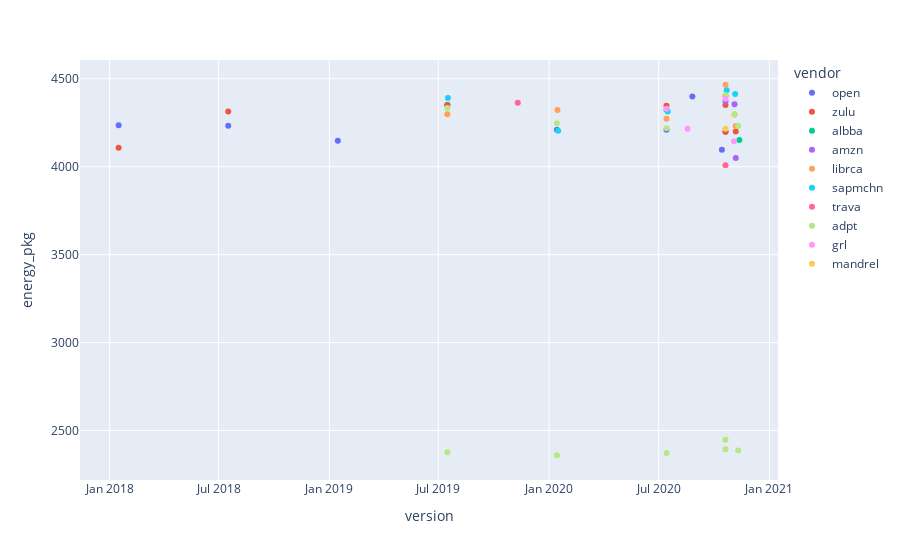

Notebook cell for this chart:
### Code cell
pd.options.plotting.backend ='plotly'
data.plot(kind="scatter",color="vendor",x="version",y="energy_pkg")

### Figure 1 — Plotly figure (JSON) as saved in the notebook; plotly's stock layout.template omitted (floating-point values rounded to 4 significant figures)
{"data": [{"hovertemplate": "vendor=open<br>version=%{x}<br>energy_pkg=%{y}<extra></extra>", "legendgroup": "open", "marker": {"color": "#636efa", "symbol": "circle"}, "mode": "markers", "name": "open", "orientation": "v", "showlegend": true, "type": "scatter", "x": ["2018-07-17", "2019-01-15", "2019-07-16", "2020-01-14", "2020-07-14", "2020-10-20", "2020-08-26", "2020-10-14", "2018-01-16"], "xaxis": "x", "y": [4233.0, 4148.0, 4351.0, 4211.0, 4211.0, 4199.0, 4400.0, 4097.0, 4236.0], "yaxis": "y"}, {"hovertemplate": "vendor=zulu<br>version=%{x}<br>energy_pkg=%{y}<extra></extra>", "legendgroup": "zulu", "marker": {"color": "#EF553B", "symbol": "circle"}, "mode": "markers", "name": "zulu", "orientation": "v", "showlegend": true, "type": "scatter", "x": ["2018-07-17", "2020-10-20", "2019-07-16", "2020-10-20", "2020-07-14", "2020-10-20", "2020-11-06", "2018-01-16"], "xaxis": "x", "y": [4314.0, 4404.0, 4350.0, 4199.0, 4346.0, 4350.0, 4200.0, 4108.0], "yaxis": "y"}, {"hovertemplate": "vendor=albba<br>version=%{x}<br>energy_pkg=%{y}<extra></extra>", "legendgroup": "albba", "marker": {"color": "#00cc96", "symbol": "circle"}, "mode": "markers", "name": "albba", "orientation": "v", "showlegend": true, "type": "scatter", "x": ["2020-07-14", "2020-11-12"], "xaxis": "x", "y": [4325.0, 4152.0], "yaxis": "y"}, {"hovertemplate": "vendor=amzn<br>version=%{x}<br>energy_pkg=%{y}<extra></extra>", "legendgroup": "amzn", "marker": {"color": "#ab63fa", "symbol": "circle"}, "mode": "markers", "name": "amzn", "orientation": "v", "showlegend": true, "type": "scatter", "x": ["2020-11-04", "2020-10-20", "2020-11-06"], "xaxis": "x", "y": [4356.0, 4371.0, 4050.0], "yaxis": "y"}, {"hovertemplate": "vendor=librca<br>version=%{x}<br>energy_pkg=%{y}<extra></extra>", "legendgroup": "librca", "marker": {"color": "#FFA15A", "symbol": "circle"}, "mode": "markers", "name": "librca", "orientation": "v", "showlegend": true, "type": "scatter", "x": ["2020-11-04", "2019-07-16", "2020-01-15", "2020-07-14", "2020-10-20", "2020-11-06"], "xaxis": "x", "y": [4297.0, 4298.0, 4322.0, 4273.0, 4466.0, 4231.0], "yaxis": "y"}, {"hovertemplate": "vendor=sapmchn<br>version=%{x}<br>energy_pkg=%{y}<extra></extra>", "legendgroup": "sapmchn", "marker": {"color": "#19d3f3", "symbol": "circle"}, "mode": "markers", "name": "sapmchn", "orientation": "v", "showlegend": true, "type": "scatter", "x": ["2020-11-05", "2019-07-17", "2020-01-16", "2020-07-16", "2020-10-22"], "xaxis": "x", "y": [4414.0, 4391.0, 4204.0, 4314.0, 4434.0], "yaxis": "y"}, {"hovertemplate": "vendor=trava<br>version=%{x}<br>energy_pkg=%{y}<extra></extra>", "legendgroup": "trava", "marker": {"color": "#FF6692", "symbol": "circle"}, "mode": "markers", "name": "trava", "orientation": "v", "showlegend": true, "type": "scatter", "x": ["2020-10-20", "2019-11-10"], "xaxis": "x", "y": [4008.0, 4364.0], "yaxis": "y"}, {"hovertemplate": "vendor=adpt<br>version=%{x}<br>energy_pkg=%{y}<extra></extra>", "legendgroup": "adpt", "marker": {"color": "#B6E880", "symbol": "circle"}, "mode": "markers", "name": "adpt", "orientation": "v", "showlegend": true, "type": "scatter", "x": ["2020-11-04", "2020-10-20", "2019-07-16", "2019-07-16", "2020-01-14", "2020-01-14", "2020-07-14", "2020-07-14", "2020-10-20", "2020-10-20", "2020-11-10", "2020-11-10"], "xaxis": "x", "y": [4299.0, 2446.0, 4335.0, 2376.0, 4247.0, 2359.0, 4218.0, 2372.0, 4408.0, 2393.0, 4231.0, 2386.0], "yaxis": "y"}, {"hovertemplate": "vendor=grl<br>version=%{x}<br>energy_pkg=%{y}<extra></extra>", "legendgroup": "grl", "marker": {"color": "#FF97FF", "symbol": "circle"}, "mode": "markers", "name": "grl", "orientation": "v", "showlegend": true, "type": "scatter", "x": ["2020-10-20", "2020-11-03", "2020-07-14", "2020-08-18"], "xaxis": "x", "y": [4387.0, 4145.0, 4330.0, 4216.0], "yaxis": "y"}, {"hovertemplate": "vendor=mandrel<br>version=%{x}<br>energy_pkg=%{y}<extra></extra>", "legendgroup": "mandrel", "marker": {"color": "#FECB52", "symbol": "circle"}, "mode": "markers", "name": "mandrel", "orientation": "v", "showlegend": true, "type": "scatter", "x": ["2020-10-20"], "xaxis": "x", "y": [4217.0], "yaxis": "y"}], "layout": {"legend": {"title": {"text": "vendor"}, "tracegroupgap": 0}, "margin": {"t": 60}, "xaxis": {"anchor": "y", "domain": [0, 1], "title": {"text": "version"}}, "yaxis": {"anchor": "x", "domain": [0, 1], "title": {"text": "energy_pkg"}}}}
